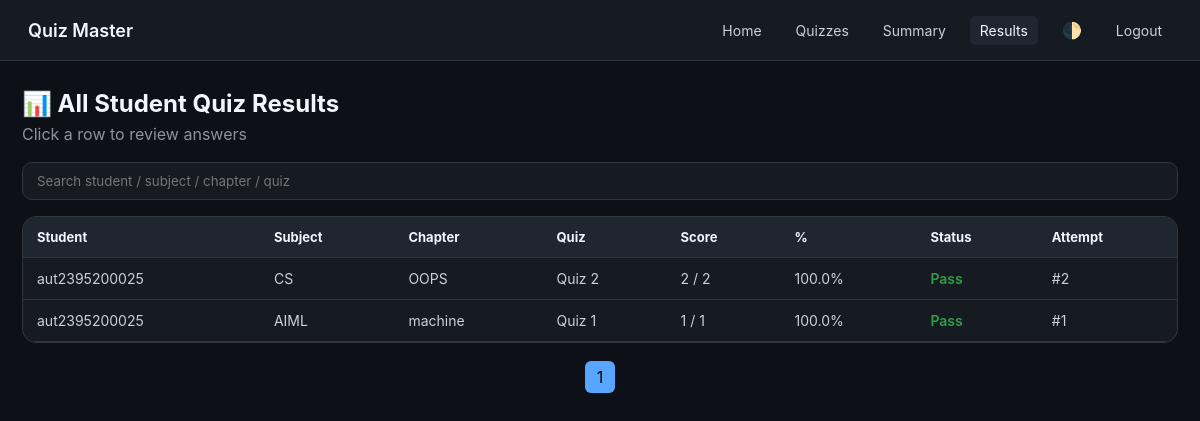
The app's page /teacher/results (signed in), older data.
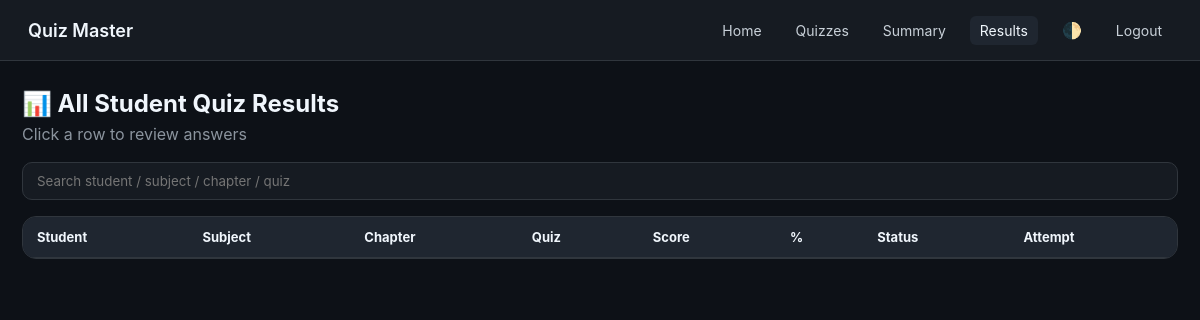
The same page, newer data.
### controller/models.py (models this page shows)
class QuizAttempt(db.Model):
    __tablename__ = "quiz_attempt"
    attempt_id = db.Column(db.Integer, primary_key=True)
    user_id = db.Column(
        db.Integer,
        db.ForeignKey("user.user_id"),
        nullable=False
    )
    quiz_id = db.Column(
        db.Integer,
        db.ForeignKey("quiz.quiz_id"),
        nullable=False
    )
    start_time = db.Column(db.DateTime, default=datetime.utcnow)
    end_time = db.Column(db.DateTime)
    score = db.Column(db.Integer, default=0)
    total_questions = db.Column(db.Integer)
    submitted = db.Column(db.Boolean, default=False)
    violations = db.Column(db.Integer, default=0)
    answers = db.relationship(
        "UserAnswer",
        backref="attempt",
        cascade="all, delete-orphan"
    )

class User(db.Model):
    __tablename__ = "user"
    user_id = db.Column(db.Integer, primary_key=True, autoincrement=True)
    username = db.Column(db.String(80), unique=True, nullable=False)   # email / login
    email = db.Column(db.String(120), unique=True, nullable=False)
    password_hash = db.Column(db.String(128), nullable=False)
    full_name = db.Column(db.String(120), nullable=False)
    profile_image = db.Column(db.String(255))
    registered_at = db.Column(db.DateTime, default=datetime.utcnow)
    roles = db.relationship(
        "Role",
        secondary="user_role",
        backref=db.backref("users", lazy=True)
    )
    student_details = db.relationship(
        "Student",
        backref="user",
        uselist=False,
        cascade="all, delete-orphan"
    )
    staff_details = db.relationship(
        "Staff",
        backref="user",
        uselist=False,
        cascade="all, delete-orphan"
    )
    attempts = db.relationship(
        "QuizAttempt",
        backref="user",
        cascade="all, delete-orphan"
    )
    is_active = db.Column(db.Boolean, default=True)

class Subject(db.Model):
    __tablename__ = "subject"
    subject_id = db.Column(db.Integer, primary_key=True)
    name = db.Column(db.String(100), unique=True, nullable=False)
    description = db.Column(db.Text)
    created_at = db.Column(db.DateTime, default=datetime.utcnow)
    chapters = db.relationship(
        "Chapter",
        backref="subject",
        cascade="all, delete-orphan"
    )

class Chapter(db.Model):
    __tablename__ = "chapter"
    chapter_id = db.Column(db.Integer, primary_key=True)
    subject_id = db.Column(
        db.Integer,
        db.ForeignKey("subject.subject_id"),
        nullable=False
    )
    name = db.Column(db.String(100), nullable=False)
    description = db.Column(db.Text)
    quizzes = db.relationship(
        "Quiz",
        backref="chapter",
        cascade="all, delete-orphan"
    )

class Quiz(db.Model):
    __tablename__ = "quiz"
    quiz_id = db.Column(db.Integer, primary_key=True)
    chapter_id = db.Column(
        db.Integer,
        db.ForeignKey("chapter.chapter_id"),
        nullable=False
    )
    scheduled_date = db.Column(db.DateTime, nullable=False)
    duration = db.Column(db.Integer, nullable=False)  # minutes
    status = db.Column(db.String(20), default="active")
    questions = db.relationship(
        "Question",
        backref="quiz",
        cascade="all, delete-orphan"
    )
    attempts = db.relationship(
        "QuizAttempt",
        backref="quiz",
        cascade="all, delete-orphan"
    )

### main.py (the view)
@app.route("/teacher/results")
@login_required
@role_required("teacher")
def teacher_results():
    page = request.args.get("page", 1, type=int)
    attempts = (
        QuizAttempt.query
        .filter(QuizAttempt.submitted == True)
        .order_by(QuizAttempt.attempt_id.desc())  # ✅ FIX HERE
        .paginate(page=page, per_page=10)
    )
    return render_template(
        "teacher/results.html",
        attempts=attempts
    )

### main.py (called while the page is built)
def login_required(f):
    @wraps(f)
    def wrapper(*args, **kwargs):
        if "user_id" not in session:
            flash("Please login first")
            return redirect(url_for("login"))
        return f(*args, **kwargs)
    return wrapper

def role_required(required_role):
    def decorator(f):
        @wraps(f)
        def wrapper(*args, **kwargs):
            if session.get("role") != required_role:
                flash("Unauthorized access")
                return redirect(url_for("login"))
            return f(*args, **kwargs)
        return wrapper
    return decorator

### templates/TEACHER/results.html (shortened to what this page needs)
<!DOCTYPE html>
<html lang="en">
<head>
</head>
<body>
<nav class="navbar">
    <div class="brand">Quiz Master</div>
    <div class="nav-links">
        <a class="nav-link" href="{{ url_for('teacher_dashboard') }}">Home</a>
        <a class="nav-link" href="{{ url_for('teacher_subjects') }}">Quizzes</a>
        <a class="nav-link" href="{{ url_for('teacher_summary') }}">Summary</a>
        <a class="nav-link active" href="{{ url_for('teacher_results') }}">Results</a>
        <span class="theme-toggle" onclick="toggleTheme()">🌓</span>
        <a class="nav-link" href="{{ url_for('logout') }}">Logout</a>
    </div>
</nav>
<div class="container">
<div class="header">
    <h1>📊 All Student Quiz Results</h1>
    <p>Click a row to review answers</p>
</div>
<div class="search-box">
    <input type="text"
           placeholder="Search student / subject / chapter / quiz"
           onkeyup="filterTable(this.value)">
</div>
<div class="table-wrap">
<table id="resultsTable">
<thead>
<tr>
    <th>Student</th>
    <th>Subject</th>
    <th>Chapter</th>
    <th>Quiz</th>
    <th>Score</th>
    <th>%</th>
    <th>Status</th>
    <th>Attempt</th>
</tr>
</thead>
<tbody>
{% for a in attempts.items %}
{% set total = a.quiz.questions|length %}
{% set percent = (a.score / total * 100) if total > 0 else 0 %}
<tr data-attempt-id="{{ a.attempt_id }}"
    data-search="{{ (a.user.username ~ ' ' ~ a.quiz.chapter.subject.name ~ ' ' ~ a.quiz.chapter.name)|lower }}"
    onclick="openAttempt(this)">
    <td>{{ a.user.username }}</td>
    <td>{{ a.quiz.chapter.subject.name }}</td>
    <td>{{ a.quiz.chapter.name }}</td>
    <td>Quiz {{ a.quiz.quiz_id }}</td>
    <td>{{ a.score }} / {{ total }}</td>
    <td>{{ percent|round(1) }}%</td>
    <td class="{{ 'pass' if percent >= 40 else 'fail' }}">
        {{ 'Pass' if percent >= 40 else 'Fail' }}
    </td>
    <td>#{{ a.attempt_id }}</td>
</tr>
{% endfor %}
</tbody>
</table>
</div>
<div class="pagination">
{% for p in range(1, attempts.pages + 1) %}
<a href="{{ url_for('teacher_results', page=p) }}"
   class="{{ 'active' if p == attempts.page else '' }}">
   {{ p }}
</a>
{% endfor %}
</div>
</div>
</body>
</html>

### templates/TEACHER/results.html (style rules this page uses)
:root { --bg:#0d1117; --panel:#161b22; --panel-soft:#1f2630; --border:#30363d; --text:#c9d1d9; --muted:#8b949e; --white:#f0f6fc; --accent:#58a6ff; --green:#2ea043; --red:#f85149; --radius:14px; }
* { margin:0; padding:0; box-sizing:border-box; font-family:-apple-system,BlinkMacSystemFont,"Segoe UI",Arial; }
body { background:var(--bg); color:var(--text); min-height:100vh; }
.navbar { display:flex; justify-content:space-between; align-items:center; padding:14px 28px; background:var(--panel); border-bottom:1px solid var(--border); }
.brand { font-size:18px; font-weight:600; color:var(--white); }
.nav-links { display:flex; gap:14px; align-items:center; }
.nav-link { color:var(--text); text-decoration:none; font-size:14px; padding:6px 10px; border-radius:6px; }
.nav-link.active { background:var(--panel-soft); color:var(--white); }
.theme-toggle { cursor:pointer; padding:6px 10px; border-radius:6px; }
.container { max-width:1400px; margin:28px auto; padding:0 22px; }
.header { margin-bottom:18px; }
.header h1 { color:var(--white); font-size:24px; }
.header p { color:var(--muted); margin-top:6px; }
.search-box { margin-bottom:16px; }
.search-box input { width:100%; padding:10px 14px; border-radius:10px; border:1px solid var(--border); background:var(--panel); color:var(--text); }
.table-wrap { background:var(--panel); border:1px solid var(--border); border-radius:var(--radius); overflow:hidden; }
table { width:100%; border-collapse:collapse; }
th,td { padding:12px 14px; border-bottom:1px solid var(--border); font-size:14px; white-space:nowrap; }
th { background:var(--panel-soft); color:var(--white); text-align:left; font-size:13px; }

Row changes from the older to the newer data that the page shows:
removed QuizAttempt: user.username "aut2395200025", quiz.chapter.subject.name "CS", quiz.chapter.name "OOPS", quiz.quiz_id "2", score "2", total "2", percent "100.0", value "Pass", attempt_id "2"
removed QuizAttempt: user.username "aut2395200025", quiz.chapter.subject.name "AIML", quiz.chapter.name "machine", quiz.quiz_id "1", score "1", total "1", percent "100.0", value "Pass", attempt_id "1"
Text that changed along with them:
list line gone: "1"
